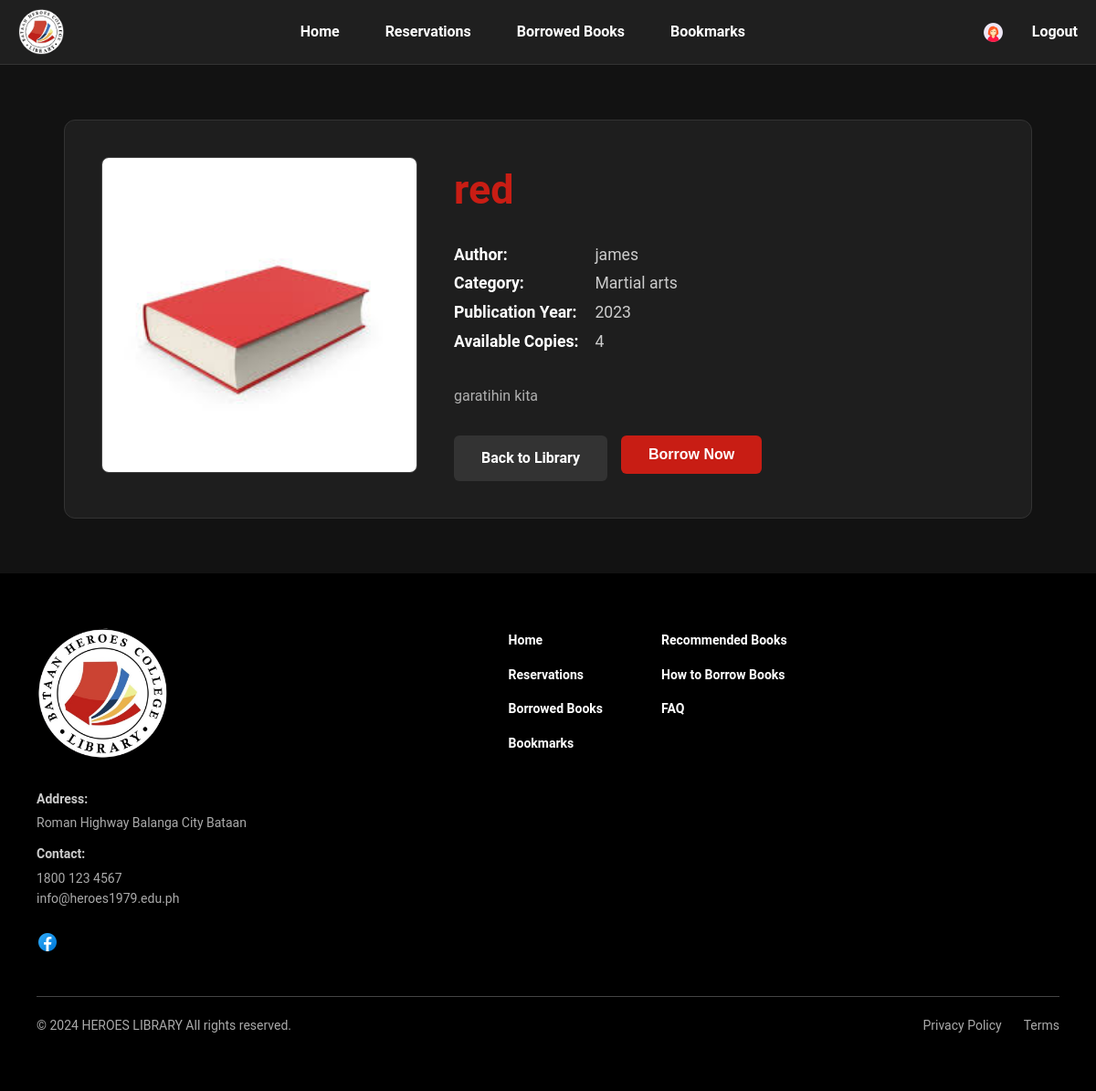
The app's page /frontend/book-details.php?id=3 (signed in) with its own data.
### tables this page shows
CREATE TABLE `books` (
  `book_id` int(11) NOT NULL,
  `book_name` varchar(255) NOT NULL,
  `book_description` text DEFAULT NULL,
  `category` varchar(255) NOT NULL,
  `favorite` tinyint(1) NOT NULL DEFAULT 0,
  `author` varchar(255) DEFAULT NULL,
  `publication_year` year(4) DEFAULT NULL,
  `total_copies` int(11) NOT NULL DEFAULT 1,
  `available_copies` int(11) NOT NULL DEFAULT 1,
  `book_image_path` varchar(255) DEFAULT NULL
);

### frontend/book-details.php (the view, shortened to what this page needs)
<?php
include '../backend/db_connect.php';
$book_id = $_GET['id'];
$current_user_id = $_SESSION['id_number'];
$sql = "SELECT * FROM books WHERE book_id = ?";
$stmt = $conn->prepare($sql);
$stmt->bind_param("i", $book_id);
$stmt->execute();
$book = $stmt->get_result()->fetch_assoc();
$sql_b = "SELECT book_id FROM borrow_requests WHERE id_number = ? AND book_id = ? AND borrow_status IN ('Pending', 'Approved', 'Borrowed')";
$stmt_b = $conn->prepare($sql_b);
$stmt_b->bind_param("si", $current_user_id, $book_id);
$stmt_b->execute();
$has_borrowed = $stmt_b->get_result()->num_rows > 0;
$sql_r = "SELECT book_id FROM reservation_requests WHERE id_number = ? AND book_id = ? AND reservation_status IN ('Pending', 'Available')";
$stmt_r = $conn->prepare($sql_r);
$stmt_r->bind_param("si", $current_user_id, $book_id);
$stmt_r->execute();
$has_reserved = $stmt_r->get_result()->num_rows > 0;
?>
<!DOCTYPE html>
<html lang="en">
<head>
    <link rel="stylesheet" href="home.css">
</head>
<body>
    <header class="header">
         <div class="logo-container"><img src="LIBRARY_LOGO.png" alt="Logo"></div>
        <nav>
            <ul>
                <li><a href="home.php">Home</a></li>
                <li><a href="reservation-section.php">Reservations</a></li>
                <li><a href="borrow-books.php">Borrowed Books</a></li>
                <li><a href="bookmark.php">Bookmarks</a></li>
            </ul>
        </nav>
        <div class="prof-notif-icon">
            <button id="profileBtn" class="profile-btn" title="View Profile"><img class="profile-icons" src="profile-icon.png" alt="Profile"></button>
            <a href="../backend/logout.php" style="margin-left: 15px; color: white; text-decoration: none; font-weight: bold;">Logout</a>
        </div>
    </header>
    <div class="details-page-container">
        <div class="details-card">
            <div class="details-image-section">
                <?php $img_path = !empty($book['book_image_path']) ? '../' . $book['book_image_path'] : 'placeholder.png'; ?>
                <img src="<?php echo htmlspecialchars($img_path); ?>" alt="Cover">
            </div>
            <div class="details-info-section">
                <h1><?php echo htmlspecialchars($book['book_name']); ?></h1>
                <p class="info-item"><strong>Author:</strong> <?php echo htmlspecialchars($book['author']); ?></p>
                <p class="info-item"><strong>Category:</strong> <?php echo htmlspecialchars($book['category']); ?></p>
                <p class="info-item"><strong>Publication Year:</strong> <?php echo htmlspecialchars($book['publication_year']); ?></p>
                <p class="info-item"><strong>Available Copies:</strong> <span id="qty-display"><?php echo htmlspecialchars($book['available_copies']); ?></span></p>
                <div class="description-section">
                    <p><?php echo nl2br(htmlspecialchars($book['book_description'])); ?></p>
                </div>
                <div class="action-area">
                    <a href="home.php" class="back-button">Back to Library</a>
                    <div id="dynamic-buttons">
                        <button id="btn-borrow" class="open-borrow-modal-btn" style="<?php echo (!$has_borrowed && !$has_reserved && $book['available_copies'] > 0) ? '' : 'display:none;'; ?>">
                            Borrow Now
                        </button>
                    </div>
                </div>
            </div>
        </div>
    </div>
    <footer>
        <div class="footer">
            <div class="footer-content">
                <div class="footer-column company-info">
                    <div class="company-logo"><img src="LIBRARY_LOGO.png" alt="Company Logo" /></div>
                    <div class="footer-details">
                        <div class="footer-item"><span class="footer-title">Address:</span><span class="footer-text">Roman Highway Balanga City Bataan</span></div>
                        <div class="footer-item"><span class="footer-title">Contact:</span><span class="footer-text">1800 123 4567</span><span class="footer-text">info@heroes1979.edu.ph</span></div>
                    </div>
                    <div class="social-links"><img src="FB_LOGO.png" alt="Facebook" /></div>
                </div>
                <div class="footer-column footer-links">
                    <ul>
                        <li><a href="home.php">Home</a></li>
                        <li><a href="reservation-section.php">Reservations</a></li>
                        <li><a href="borrow-books.php">Borrowed Books</a></li>
                        <li><a href="bookmark.php">Bookmarks</a></li>
                    </ul>
                    <ul>
                        <li><a href="#">Recommended Books</a></li>
                        <li><a href="#">How to Borrow Books</a></li>
                        <li><a href="#">FAQ</a></li>
                    </ul>
                </div>
            </div>
            <div class="footer-bottom">
                <div class="footer-row">
                    <span>© 2024 HEROES LIBRARY All rights reserved.</span>
                    <div class="footer-bottom-links"><a href="#">Privacy Policy</a><a href="#">Terms</a></div>
                </div>
            </div>
        </div>
    </footer>
</body>
</html>

### frontend/home.css (style rules this page uses)
* { box-sizing: border-box; margin: 0; padding: 0; }
body { font-family: "Roboto", sans-serif; line-height: 1.6; background: #121212; color: #ffffff; }
header { background-color: #1f1f1f; color: white; padding: 10px 20px; display: flex; align-items: center; justify-content: space-between; flex-wrap: wrap; border-bottom: 1px solid #333; }
.logo-container { display: flex; align-items: center; gap: 10px; }
.logo-container img { max-width: 50px; max-height: 50px; }
.notification-icons, .profile-icons { max-width: 25px; max-height: 25px; }
nav ul { display: flex; list-style: none; gap: 20px; flex-wrap: wrap; justify-content: center; }
nav ul li { margin: 0 15px; }
nav ul li a { color: white; text-decoration: none; font-weight: bold; transition: 0.3s; }
header > div { display: flex; align-items: center; gap: 15px; }
.open-borrow-modal-btn, .borrowed-btn { flex-grow: 1; }
footer { background: #000; padding: 60px 40px; color: #aaa; }
.footer-content { display: flex; max-width: 1200px; margin: 0 auto 40px auto; gap: 64px; flex-wrap: wrap; }
.footer-column { flex: 1; min-width: 220px; }
.footer-column.company-info { flex: 1.5; }
.company-logo img { width: 144px; margin-bottom: 24px; }
.footer-item { margin-bottom: 12px; }
.footer-title { font-size: 14px; font-weight: 600; color: #ccc; display: block; margin-bottom: 4px; }
.footer-text { font-size: 14px; display: block; }
.social-links { margin-top: 24px; }
.social-links img { width: 24px; height: 24px; }
.footer-column.footer-links { display: flex; gap: 64px; flex: 2; }
.footer-links ul { list-style: none; padding: 0; margin: 0; }
.footer-links ul li { margin-bottom: 12px; }
.footer-links ul li a { color: #fff; font-size: 14px; font-weight: 600; text-decoration: none; transition: color 0.3s ease; }
.footer-bottom { max-width: 1200px; margin: 0 auto; padding-top: 20px; border-top: 1px solid #444; }
.footer-row { display: flex; justify-content: space-between; align-items: center; flex-wrap: wrap; gap: 10px; }
.footer-row span { font-size: 14px; }
.footer-bottom-links { display: flex; gap: 24px; }
.footer-bottom-links a { font-size: 14px; color: #aaa; text-decoration: none; }
.profile-btn { background: none; border: none; cursor: pointer; padding: 0; display: flex; align-items: center; justify-content: center; }
.profile-btn .profile-icons { border-radius: 50%; transition: transform 0.2s ease-in-out, box-shadow 0.2s ease-in-out; }

### frontend/book-details.php (style rules this page uses)
body { background-color: #121212; color: #ffffff; }
.details-page-container { max-width: 1100px; margin: 40px auto; padding: 20px; min-height: calc(100vh - 400px); }
.details-card { display: flex; flex-wrap: wrap; gap: 40px; padding: 40px; background-color: #1e1e1e; border-radius: 12px; border: 1px solid #333; }
.details-image-section { flex: 1 1 300px; max-width: 350px; }
.details-image-section img { width: 100%; height: auto; border-radius: 8px; object-fit: cover; border: 1px solid #444; }
.details-info-section { flex: 2 1 500px; }
.details-info-section h1 { font-size: 2.8rem; font-weight: bold; color: #c81d14; margin: 0 0 20px 0; }
.details-info-section .info-item { font-size: 1.1rem; line-height: 1.8; color: #ccc; }
.details-info-section .info-item strong { color: #ffffff; min-width: 150px; display: inline-block; }
.description-section { margin-top: 30px; font-size: 1rem; line-height: 1.7; text-align: justify; color: #b0b0b0; }
.action-area { margin-top: 30px; display: flex; gap: 15px; flex-wrap: wrap; }
.back-button { padding: 12px 30px; background-color: #333; color: #fff; text-decoration: none; border-radius: 6px; font-weight: bold; transition: 0.3s; }
.open-borrow-modal-btn { background-color: #c81d14; color: white; border: none; padding: 12px 30px; border-radius: 6px; cursor: pointer; font-weight: bold; font-size: 1rem; transition: 0.3s; }

### records on screen
books: book_image_path (picture), book_name "red", author "james", category "Martial arts", publication_year "2023", available_copies "4", book_description "garatihin kita"
